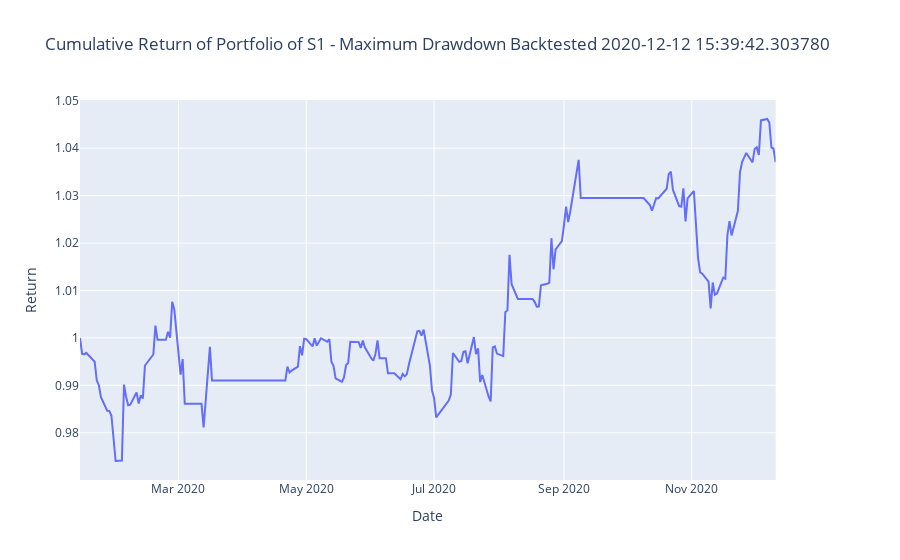

Write notebook code for a chart like this one.
### Code cell
# create figure
fig = make_subplots(specs=[[{"secondary_y": True}]])
fig.add_trace(go.Scatter(x=strategy.index, y=strategy['cumulative-return'], name='Cumulative Return'))

# format figure
fig.update_layout(title_text=f'Cumulative Return of Portfolio of S1 - Resistance Breakout Backtested {dt.datetime.today()}')
fig.update_xaxes(title_text='Date')
fig.update_yaxes(title_text='Return')

### Figure 1 — Plotly figure (JSON) as saved in the notebook; plotly's stock layout.template omitted (floating-point values rounded to 4 significant figures; data arrays with more than 128 entries replaced by an {"elided": "..."} marker saying what was removed)
{"data": [{"name": "Cumulative Return", "type": "scatter", "x": {"elided": "232 str values"}, "y": {"elided": "232 float values"}}], "layout": {"title": {"text": "Cumulative Return of Portfolio of S1 - Maximum Drawdown Backtested 2020-12-12 15:39:42.303780"}, "xaxis": {"anchor": "y", "domain": [0, 0.94], "title": {"text": "Date"}}, "yaxis": {"anchor": "x", "domain": [0, 1], "title": {"text": "Return"}}, "yaxis2": {"anchor": "x", "overlaying": "y", "side": "right", "title": {"text": "Return"}}}}
